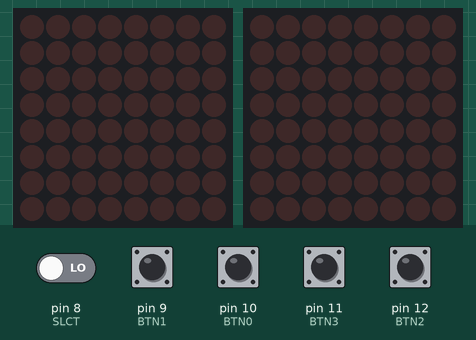
The sketch below on a simulated Arduino Uno, built with avr-gcc and run on an emulated ATmega328P. Shown: 2 × 8×8 LED matrix. Inputs (shaded band) come from the test bench; at power-on: pin 8 (SLCT), pin 9 (BTN1), pin 10 (BTN0), pin 11 (BTN3), pin 12 (BTN2) LOW.

Above: at 1.2 s.
1.3 s: pin 8 (SLCT) driven HIGH
At 3.6 s:
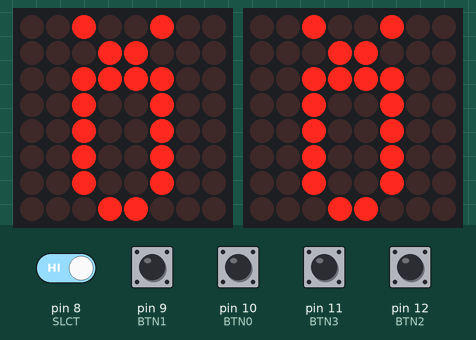
At 6.3 s:
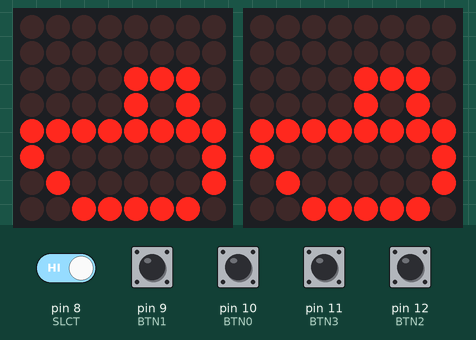
8.5 s: pin 8 (SLCT) driven LOW
10.7 s: pin 9 (BTN1) pulled HIGH for 0.2 s
At 11.8 s:
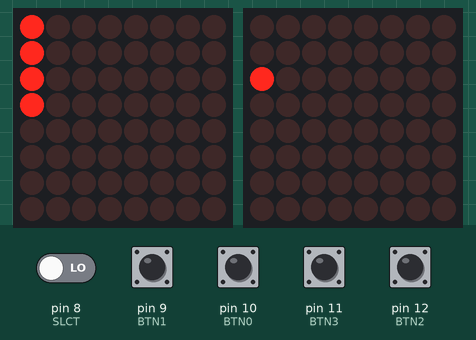
12.7 s: pin 10 (BTN0) pulled HIGH for 0.2 s
14.8 s: pin 11 (BTN3) pulled HIGH for 0.2 s
16.9 s: pin 12 (BTN2) pulled HIGH for 1 s
At 20.35 s:
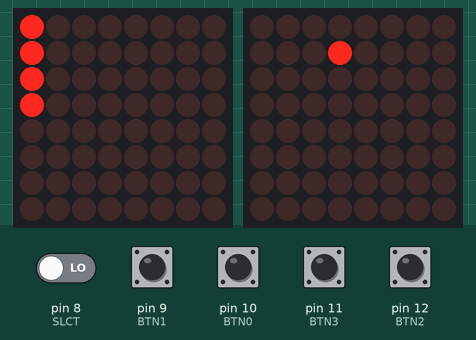

Measured:
- after the input at 10.7 s, the display: first differs from a run without the input after 0.11 s (image 3 shows a later state)
- after the input at 16.9 s, the display: first differs from a run without the input after 0.18 s (image 4 shows a later state)
- what the display in image 1 shows lasts 0.5 s, from 3.2 s to 3.7 s
- what the display in image 2 shows lasts 0.8 s, from 5.7 s to 6.5 s

The sketch:

BattleShip.ino
```cpp
#include <MaxMatrix.h>
#include "Coordinates.h"
#include "Animations.h"
#include "WordsUtils.h"

/* Define Game States */
#define SHIP_PLACEMENT 0
#define SHIP_ATTACK    1
#define GAME_WON       2

#define availablePositionsAmount 4
#define matrixSideSize 8

/* Define Inputs */
#define BTN0 10
#define BTN1 9
#define BTN2 12
#define BTN3 11
#define SLCT 8

#define maxInUse 1

int currentState = SHIP_PLACEMENT;

bool markingMove = false;
bool isFirstPlayerTurn = true;
bool justChangedTurn = true;

Coordinate *currentPos = new Coordinate();
Coordinate *nextPos = new Coordinate();

/* Setup Player 1 */
#define DIN_player1 2   // DIN pin of MAX7219 module
#define CLK_player1 1   // CLK pin of MAX7219 module
#define CS_player1  0   // CS  pin of MAX7219 module
MaxMatrix *matrixPlayer1 = new MaxMatrix(DIN_player1, CS_player1, CLK_player1, maxInUse);
Coordinate *markedPositionsPlayer1[availablePositionsAmount];
Coordinate *attackedPositionsPlayer1[matrixSideSize * matrixSideSize];
int attackedPositionsPlayer1Index = 0;
byte remainingShipsPlayer1 = 0;

/* Setup Player 2 */
#define DIN_player2 6   // DIN pin of MAX7219 module
#define CLK_player2 5   // CLK pin of MAX7219 module
#define CS_player2  4   // CS  pin of MAX7219 module
MaxMatrix *matrixPlayer2 = new MaxMatrix(DIN_player2, CS_player2, CLK_player2, maxInUse);
Coordinate *markedPositionsPlayer2[availablePositionsAmount];
Coordinate *attackedPositionsPlayer2[matrixSideSize * matrixSideSize];
int attackedPositionsPlayer2Index = 0;
byte remainingShipsPlayer2 = 0;

byte valueRight = 0;
byte valueDown = 0;
byte valueLeft = 0;
byte valueUp = 0;
byte valueSlct = 0;

byte getXValue(Coordinate *coord);
void setXValue(Coordinate *coord, byte x);
byte getYValue(Coordinate *coord);
void setYValue(Coordinate *coord, byte y);

byte calculateNextPossiblePosition(Coordinate *positions[], byte (*getValueFunction)(Coordinate*), void (*setValueFunction)(Coordinate*, byte), bool atLeastOneMove, bool increase) {
  byte temporalMovingAxis = (*getValueFunction)(nextPos);
  while (isMarkedPosition(positions, nextPos) || atLeastOneMove) {
    temporalMovingAxis = calculateNextIndex(temporalMovingAxis, increase);
    (*setValueFunction)(nextPos, temporalMovingAxis);
    atLeastOneMove = false;
  }
}

void updateCurrentPos() {
  currentPos->setCoordinate(nextPos);
}

void initializePositions() {
  currentPos->setX(0);
  currentPos->setY(0);
  nextPos->setCoordinate(currentPos);
}

MaxMatrix* matrixes[] = {matrixPlayer1, matrixPlayer2};

/* Game Initialization */
void setup() {
  //Serial.begin(9600);
  pinMode(BTN0, INPUT);
  pinMode(BTN1, INPUT);
  pinMode(BTN2, INPUT);
  pinMode(BTN3, INPUT);
  pinMode(SLCT, INPUT);

  matrixPlayer1->init();
  matrixPlayer1->setIntensity(0);
  matrixPlayer1->clear();

  matrixPlayer2->init();
  matrixPlayer2->setIntensity(0);
  matrixPlayer2->clear();

  initializePositions();
}

void loop() {
  if (currentState == SHIP_PLACEMENT) {
    if (isFirstPlayerTurn) {
      shipPlacement(matrixPlayer1, markedPositionsPlayer1, remainingShipsPlayer1);
    } else {
      shipPlacement(matrixPlayer2, markedPositionsPlayer2, remainingShipsPlayer2);
    }
  } else if (currentState == SHIP_ATTACK) {
    if (isFirstPlayerTurn) {
      shipAttack(matrixPlayer1, attackedPositionsPlayer1, matrixPlayer2, markedPositionsPlayer2, attackedPositionsPlayer1Index, remainingShipsPlayer1);
    } else {
      shipAttack(matrixPlayer2, attackedPositionsPlayer2, matrixPlayer1, markedPositionsPlayer1, attackedPositionsPlayer2Index, remainingShipsPlayer2);
    }
  } else if (currentState == GAME_WON) {
    if (isFirstPlayerTurn) {
      gameWon(matrixPlayer1, matrixPlayer2);
    } else {
      gameWon(matrixPlayer2, matrixPlayer1);
    }
  }
}

/***********************
* SHIP PLACEMENT STATE *
***********************/

void shipPlacement(MaxMatrix* matrix, Coordinate* markedPositions[], byte &placedShips) {
  valueRight = digitalRead(BTN0);
  valueDown = digitalRead(BTN1);
  valueLeft = digitalRead(BTN2);
  valueUp   = digitalRead(BTN3);
  valueSlct = digitalRead(SLCT);

  if (valueRight == HIGH) {
    calculateNextPossiblePosition(markedPositions, getXValue, setXValue, true, true);
  } else if (valueDown == HIGH) {
    calculateNextPossiblePosition(markedPositions, getYValue, setYValue, true, true);
  } else if (valueLeft == HIGH) {
    calculateNextPossiblePosition(markedPositions, getXValue, setXValue, true, false);
  } else if (valueUp == HIGH) {
    calculateNextPossiblePosition(markedPositions, getYValue, setYValue, true, false);
  } else if (valueSlct == HIGH) {
    Coordinate *newCoordinate = copyCoordinate(currentPos);
    markedPositions[placedShips++] = newCoordinate;
    setDot(matrix, currentPos, true);
    calculateNextPossiblePosition(markedPositions, getYValue, setYValue, true, true);
    markingMove = true;
  }

  if (shouldUpdate()) {
    if (markingMove) {
      markingMove = false;
    } else {
      setDot(matrix, currentPos, false);
    }
    setDot(matrix, nextPos, true);
    updateCurrentPos();
  }
  if (! switchPlayerIfCorresponds(matrix, placedShips)) {
    blinkOnce(matrix);
  } else {
    delay(250);
  }
}

bool shouldUpdate() {
  return ! currentPos->is(nextPos);
}

void setDot(MaxMatrix* matrix, Coordinate *coord, bool value) {
  matrix->setDot(coord->getX(), coord->getY(), value);
}

void blinkOnce(MaxMatrix* matrix) {
  byte blinkingDelay = 80;
  setDot(matrix, currentPos, false);
  delay(blinkingDelay);
  setDot(matrix, currentPos, true);
  delay(blinkingDelay);
}

bool switchPlayerIfCorresponds(MaxMatrix *matrix, byte &placedShips) {
  if (placedShips >= availablePositionsAmount) {
    isFirstPlayerTurn = !isFirstPlayerTurn;
    setDot(matrix, currentPos, false);
    initializePositions();
    if (isFirstPlayerTurn) {
      currentState = SHIP_ATTACK;
    }
    return true;
  }
  return false;
}

boolean isMarkedPosition(Coordinate *positions[], Coordinate *coord) {
  return isMarkedPosition(positions, coord->getX(), coord->getY());
}

boolean isMarkedPosition(Coordinate *positions[], byte x, byte y) {
  for (int i=0; i<availablePositionsAmount; i++) {
    if (positions[i]->is(x, y)) {
      return true;
    }
  }
  return false;
}

byte getXValue(Coordinate *coord) {
  return coord->getX();
}

void setXValue(Coordinate *coord, byte x) {
  coord->setX(x);
}

byte getYValue(Coordinate *coord) {
  return coord->getY();
}

void setYValue(Coordinate *coord, byte y) {
  coord->setY(y);
}

byte calculateNextIndex (byte pos, bool increase) {
  if (increase) {
    return (pos + 1) % matrixSideSize;
  } else {
    // TODO: Investigate more about this problem. Temporal solution.
    if (pos == 0) {
      return 7;
    } else {
      return (pos - 1) % matrixSideSize;
    }
  }
}

Coordinate* copyCoordinate(Coordinate *coord) {
  Coordinate *newCoordinate = new Coordinate();
  newCoordinate->setCoordinate(coord);
  return newCoordinate;
}

/***********************
* SHIP PLACEMENT STATE *
***********************/

/***********************
*  SHIP ATTACK STATE   *
***********************/

void shipAttack(MaxMatrix* matrixAttackingPlayer, Coordinate* attackedPositionsAttackingPlayer[], MaxMatrix* matrixAwatingPlayer, Coordinate* markedPositionsAwaitingPlayer[], int &attackingPositionsIndex, byte &remainingShips) {
  valueRight = digitalRead(BTN0);
  valueDown = digitalRead(BTN1);
  valueLeft = digitalRead(BTN2);
  valueUp   = digitalRead(BTN3);
  valueSlct = digitalRead(SLCT);

  if (justChangedTurn) {
    matrixAwatingPlayer->clear();
    matrixAttackingPlayer->clear();
    drawCoordinatesInMatrix(matrixAwatingPlayer, markedPositionsAwaitingPlayer, availablePositionsAmount);
    drawCoordinatesInMatrix(matrixAttackingPlayer, attackedPositionsAttackingPlayer, attackingPositionsIndex);
    initializePositions();
    calculateNextPossiblePosition(attackedPositionsAttackingPlayer, getYValue, setYValue, false, true);
    updateCurrentPos();
    justChangedTurn = false;
    delay(300);
  }
  if (valueRight == HIGH) {
    calculateNextPossiblePosition(attackedPositionsAttackingPlayer, getXValue, setXValue, true, true);
  } else if (valueDown == HIGH) {
    calculateNextPossiblePosition(attackedPositionsAttackingPlayer, getYValue, setYValue, true, true);
  } else if (valueLeft == HIGH) {
    calculateNextPossiblePosition(attackedPositionsAttackingPlayer, getXValue, setXValue, true, false);
  } else if (valueUp == HIGH) {
    calculateNextPossiblePosition(attackedPositionsAttackingPlayer, getYValue, setYValue, true, false);
  } else if (valueSlct == HIGH) {
    Coordinate *newCoordinate = copyCoordinate(currentPos);
    attackedPositionsAttackingPlayer[attackingPositionsIndex++] = newCoordinate;
    bool hit = calculateAttackedPosition(currentPos, markedPositionsAwaitingPlayer, remainingShips);
    animation_fallingBomb(matrixes);
    if (hit) {
      animation_explotingBoat(matrixes);
      writeWordsSimultaneously(matrixAttackingPlayer, hitWord, hitWordLength, matrixAwatingPlayer, hitWord, hitWordLength);
    } else {
      writeWordsSimultaneously(matrixAttackingPlayer, missWord, missWordLength, matrixAwatingPlayer, missWord, missWordLength);
    }
    if (remainingShips > 0) {
      justChangedTurn = true;
      isFirstPlayerTurn = !isFirstPlayerTurn;
    } else {
      currentState = GAME_WON;
    }
  }

  if (shouldUpdate()) {
    setDot(matrixAttackingPlayer, currentPos, false);
    setDot(matrixAttackingPlayer, nextPos, true);
    updateCurrentPos();
  }
  blinkOnce(matrixAttackingPlayer);
}

void drawCoordinatesInMatrix (MaxMatrix* matrix, Coordinate* coords[], byte arraySize) {
  for(int i=0; i<arraySize; i++) {
    setDot(matrix, coords[i], true);
  }
}

bool calculateAttackedPosition(Coordinate *attackedCoord, Coordinate* otherPlayersShips[], byte &remainingShips) {
  for(int i=0; i<availablePositionsAmount; i++) {
    if (otherPlayersShips[i]->is(attackedCoord)) {
      otherPlayersShips[i] = NULL;
      remainingShips--;
      return true;
    }
  }
  return false;
}

/***********************
*  SHIP ATTACK STATE   *
***********************/

/***********************
*    GAME WON STATE    *
***********************/

void gameWon(MaxMatrix* matrixWinningPlayer, MaxMatrix* matrixLosingPlayer) {
  writeWordsSimultaneously(matrixWinningPlayer, winnerWord, winnerWordLength, matrixLosingPlayer, loserWord, loserWordLength);
}

/***********************
*    GAME WON STATE    *
***********************/
```

Animations.cpp
```cpp
#include <MaxMatrix.h>

/* Animations */
const unsigned char bomb[] = {8,8,
                              B00000000,
                              B00000000,
                              B01111101,
                              B10000110,
                              B10000110,
                              B01111101,
                              B00000000,
                              B00000000};

const unsigned char explotingBoat_0[] = {8,8,
  B00110000,
  B01010000,
  B10010000,
  B10010000,
  B10011100,
  B10010100,
  B10011100,
  B01110000};

const unsigned char explotingBoat_1[] = {8,8,
  B10000001,
  B01011010,
  B00100100,
  B01011010,
  B01011010,
  B00100100,
  B01011010,
  B10000001
};

const unsigned char explotingBoat_2[] = {8,8,
  B10111101,
  B01000010,
  B10011001,
  B10100101,
  B10100101,
  B10011001,
  B01000010,
  B10111101};

const unsigned char explotingBoat_3[] = {8,8,
  B10111101,
  B01000010,
  B10000001,
  B10000001,
  B10000001,
  B10000001,
  B01000010,
  B10111101};

const unsigned char explotingBoat_4[] = {8,8,
  B10000001,
  B00000000,
  B00000000,
  B00000000,
  B00000000,
  B00000000,
  B00000000,
  B10000001};

const unsigned char explotingBoat_5[] = {8,8,
  B00000000,
  B00000000,
  B00000000,
  B00000000,
  B00000000,
  B00000000,
  B00000000,
  B00000000};

/* Functions */
void writeSpriteAndDelay(MaxMatrix** matrixes, const unsigned char* sprite, int aDelay) {
  for(int i=0; i<sizeof(matrixes); i++) {
      matrixes[i]->writeSprite(0,0,sprite);
  }
  delay(aDelay);
}

void animation_fallingBomb(MaxMatrix** matrixes) {
  writeSpriteAndDelay(matrixes, bomb, 500);
  int sizeOfMatrixes = sizeof(matrixes);
  for(int i=0; i<8; i++) {
    for(int m=0; m<sizeOfMatrixes; m++) {
      matrixes[m]->shiftDown(false);
    }
    delay(250);
  }
}

void animation_explotingBoat(MaxMatrix** matrixes) {
  writeSpriteAndDelay(matrixes, explotingBoat_0, 800);
  writeSpriteAndDelay(matrixes, explotingBoat_1, 250);
  writeSpriteAndDelay(matrixes, explotingBoat_2, 250);
  writeSpriteAndDelay(matrixes, explotingBoat_3, 250);
  writeSpriteAndDelay(matrixes, explotingBoat_4, 250);
  writeSpriteAndDelay(matrixes, explotingBoat_5, 500);
}
```

Animations.h
```cpp
#include <MaxMatrix.h>

void writeSpriteAndDelay(MaxMatrix** matrixes, const unsigned char* sprite, int aDelay);
void animation_fallingBomb(MaxMatrix** matrixes);
void animation_explotingBoat(MaxMatrix** matrixes);
```

Coordinates.cpp
```cpp
#include "Coordinates.h"

byte Coordinate::getX() {
  return this->x;
}

void Coordinate::setX(byte newX) {
  this->x = newX;
}

byte Coordinate::getY() {
  return this->y;
}

void Coordinate::setY(byte newY) {
  this->y = newY;
}

void Coordinate::setCoordinate(Coordinate *coord) {
  this->setX(coord->getX());
  this->setY(coord->getY());
}

bool Coordinate::is(byte x, byte y) {
  return this->x == x && this->y == y;
}

bool Coordinate::is(Coordinate *coord) {
  return this->is(coord->getX(), coord->getY());
}
```

Coordinates.h
```cpp
#include <Arduino.h>

class Coordinate {
  private:
    short x = 0;
    short y = 0;
  public:
    byte getX();
    void  setX(byte newX);
    byte getY();
    void  setY(byte newY);
    void setCoordinate(Coordinate *coord);
    bool is(byte x, byte y);
    bool isX(byte x);
    bool isY(byte y);
    bool is(Coordinate *coord);
};
```

WordsUtils.cpp
```cpp
#include <MaxMatrix.h>
#include "WordsUtils.h"

/* Characters */
const unsigned char A[] = {4, 8, B01111110, B00010001, B00010001, B01111110, B00000000};
const unsigned char B[] = {4, 8, B01111111, B01001001, B01001001, B00110110, B00000000};
const unsigned char C[] = {4, 8, B00111110, B01000001, B01000001, B00100010, B00000000};
const unsigned char D[] = {4, 8, B01111111, B01000001, B01000001, B00111110, B00000000};
const unsigned char E[] = {4, 8, B01111111, B01001001, B01001001, B01000001, B00000000};
const unsigned char F[] = {4, 8, B01111111, B00001001, B00001001, B00000001, B00000000};
const unsigned char G[] = {4, 8, B00111110, B01000001, B01001001, B01111010, B00000000};
const unsigned char H[] = {4, 8, B01111111, B00001000, B00001000, B01111111, B00000000};
const unsigned char I[] = {3, 8, B01000001, B01111111, B01000001, B00000000, B00000000};
const unsigned char J[] = {4, 8, B00110000, B01000000, B01000001, B00111111, B00000000};
const unsigned char K[] = {4, 8, B01111111, B00001000, B00010100, B01100011, B00000000};
const unsigned char L[] = {4, 8, B01111111, B01000000, B01000000, B01000000, B00000000};
const unsigned char M[] = {5, 8, B01111111, B00000010, B00001100, B00000010, B01111111};
const unsigned char N[] = {5, 8, B01111111, B00000100, B00001000, B00010000, B01111111};
const unsigned char O[] = {4, 8, B00111110, B01000001, B01000001, B00111110, B00000000};
const unsigned char P[] = {4, 8, B01111111, B00001001, B00001001, B00000110, B00000000};
const unsigned char Q[] = {4, 8, B00111110, B01000001, B01000001, B10111110, B00000000};
const unsigned char R[] = {4, 8, B01111111, B00001001, B00001001, B01110110, B00000000};
const unsigned char S[] = {4, 8, B01000110, B01001001, B01001001, B00110010, B00000000};
const unsigned char T[] = {5, 8, B00000001, B00000001, B01111111, B00000001, B00000001};
const unsigned char U[] = {4, 8, B00111111, B01000000, B01000000, B00111111, B00000000};
const unsigned char V[] = {5, 8, B00001111, B00110000, B01000000, B00110000, B00001111};
const unsigned char W[] = {5, 8, B00111111, B01000000, B00111000, B01000000, B00111111};
const unsigned char X[] = {5, 8, B01100011, B00010100, B00001000, B00010100, B01100011};
const unsigned char Y[] = {5, 8, B00000111, B00001000, B01110000, B00001000, B00000111};
const unsigned char Z[] = {4, 8, B01100001, B01010001, B01001001, B01000111, B00000000};

/* Words **/
const int hitWordLength = 3;
const unsigned char* hitWord[] = {H,I,T};
const int missWordLength = 4;
const unsigned char* missWord[] = {M,I,S,S};
const int winnerWordLength = 6;
const unsigned char* winnerWord[] = {W,I,N,N,E,R};
const int loserWordLength = 5;
const unsigned char* loserWord[] = {L,O,S,E,R};

/* Functions */
void writeWordsSimultaneously(MaxMatrix* matrixA, const unsigned char** wordA, int wordALength, MaxMatrix* matrixB, const unsigned char** wordB, int wordBLength) {
  int longerWordLength = max(wordALength, wordBLength);

  for(int i=0; i<longerWordLength; i++) {
    if (i<wordALength) {
      matrixA->writeSprite(2,0,wordA[i]);
    }
    if (i<wordBLength) {
      matrixB->writeSprite(2,0,wordB[i]);
    }
    delay(500);
    matrixA->clear();
    matrixB->clear();
    delay(80);
  }
}
```

WordsUtils.h
```cpp
#include <MaxMatrix.h>

/* Characters */
extern const unsigned char A[];
extern const unsigned char B[];
extern const unsigned char C[];
extern const unsigned char D[];
extern const unsigned char E[];
extern const unsigned char F[];
extern const unsigned char G[];
extern const unsigned char H[];
extern const unsigned char I[];
extern const unsigned char J[];
extern const unsigned char K[];
extern const unsigned char L[];
extern const unsigned char M[];
extern const unsigned char N[];
extern const unsigned char O[];
extern const unsigned char P[];
extern const unsigned char Q[];
extern const unsigned char R[];
extern const unsigned char S[];
extern const unsigned char T[];
extern const unsigned char U[];
extern const unsigned char V[];
extern const unsigned char W[];
extern const unsigned char X[];
extern const unsigned char Y[];
extern const unsigned char Z[];

/* Words **/
extern const int hitWordLength;
extern const unsigned char* hitWord[];
extern const int missWordLength;
extern const unsigned char* missWord[];
extern const int winnerWordLength;
extern const unsigned char* winnerWord[];
extern const int loserWordLength;
extern const unsigned char* loserWord[];

/* Functions */
void writeWordsSimultaneously(MaxMatrix* matrixA, const unsigned char** wordA, int wordALength, MaxMatrix* matrixB, const unsigned char** wordB, int wordBLength);
```
